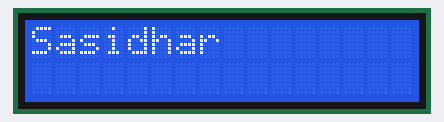
Simulated run of this sketch. Board: Arduino Uno, built with avr-gcc and run on an emulated ATmega328P. On the bench: 16×2 character LCD.

Above: at 4.1 s.
At 5.1 s:
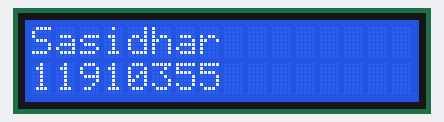

The sketch:

LCD.ino
```cpp
#include <LiquidCrystal.h>
LiquidCrystal lcd(7, 8, 9, 10, 11, 12);

void setup() {
  lcd.begin(16, 2);
  lcd.setCursor(0, 0);

  delay(4000);
}

void loop(){
  lcd.setCursor(0, 0);
  lcd.print("Sasidhar");
  delay(1000);

  lcd.setCursor(0, 1);
  lcd.print("11910355");
  delay(1000);
  }
```

Measured:
- what the display in image 0 shows lasts 1.0 s, from 4.1 s to 5.1 s
